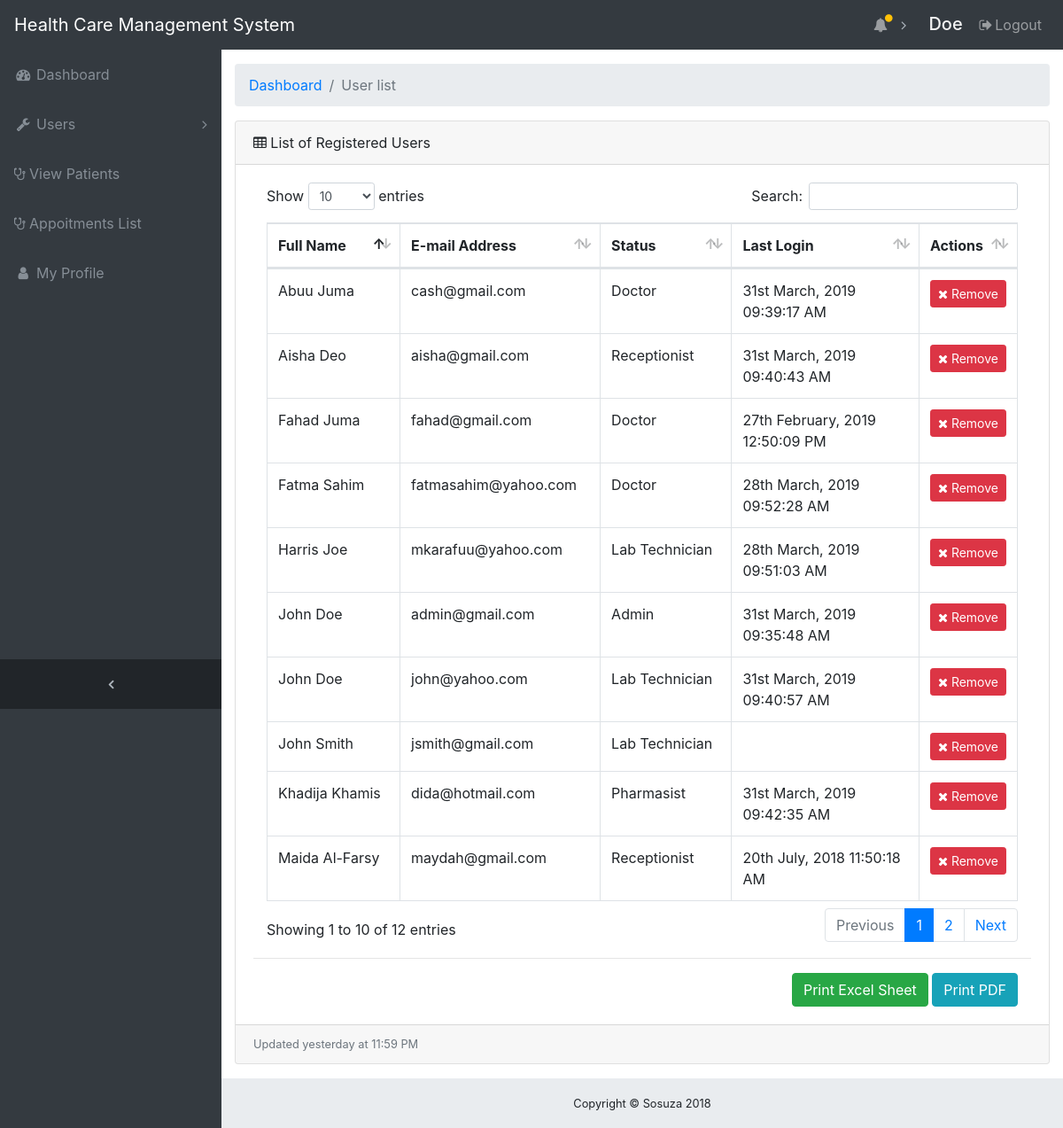
Screenshot of /admin/users_list.php (signed in) with the database file from the repository.
### tables this page shows
CREATE TABLE `users` (
  `user_id` int(11) NOT NULL,
  `fname` varchar(25) NOT NULL,
  `lname` varchar(100) NOT NULL,
  `phone` varchar(30) NOT NULL,
  `email` varchar(30) NOT NULL,
  `password` varchar(30) NOT NULL,
  `status` varchar(20) NOT NULL,
  `date_reg` timestamp(6) NOT NULL DEFAULT CURRENT_TIMESTAMP(6) ON UPDATE CURRENT_TIMESTAMP(6),
  `position` int(10) NOT NULL,
  `last_login` varchar(100) NOT NULL
);

### admin/users_list.php (the view)
<?php include 'header.php'; ?>
  <div class="content-wrapper">
    <div class="container-fluid">
      <ol class="breadcrumb">
        <li class="breadcrumb-item">
          <a href="index.php">Dashboard</a>
        </li>
        <li class="breadcrumb-item active">User list</li>
      </ol>
      <div class="card mb-3">
        <div class="card-header">
          <i class="fa fa-table"></i> List of Registered Users</div>
        <div class="card-body">
          <div class="table-responsive">
            <table class="table table-bordered" id="dataTable" width="100%" cellspacing="0">
              <thead>
                  <th>Full Name</th>
                  <th>E-mail Address</th>
                  <th>Status</th>
                  <th width="25%">Last Login</th>
                  <th width="12%">Actions</th>
                </thead>
              <tbody>
                <?php
                 $sql = mysqli_query($con, "SELECT * FROM users");
                while($data = mysqli_fetch_assoc($sql)){?>
                  <tr>
                      <td><?php echo $data['fname']." ".$data['lname']; ?></td>
                      <td><?php echo $data['email']; ?></td>
                      <td><?php echo $data['status']; ?></td>
                      <td><?php echo $data['last_login']; ?></td>
                      <td>
                      <a href="includes/manage_pat.php?act=del_user&id=<?php echo $data['user_id']; ?>" class="btn btn-danger btn-sm" title="Edit Patient Infomation">
                        <i class="fa fa-remove"></i> Remove
                      </a>
                    </td>
                  </tr>
               <?php } ?>
              </tbody>
            </table>
            <hr>
            <div align="right" style="padding-right: 15px">
              <a href="report.php?excel" class="btn btn-success">Print Excel Sheet</a>
              <a href="report.php?pdf" class="btn btn-info">Print PDF</a>
            </div>
          </div>
        </div>
        <div class="card-footer small text-muted">Updated yesterday at 11:59 PM</div>
      </div>
  </div>
</div>
<?php include 'footer.php'; ?>

### admin/css/sb-admin.css (style rules this page uses)
html { position: relative; min-height: 100%; }
body { overflow-x: hidden; }
body.sticky-footer { margin-bottom: 56px; }
body.sticky-footer .content-wrapper { min-height: calc(100vh - 56px - 56px); }
body.fixed-nav { padding-top: 56px; }
.content-wrapper { min-height: calc(100vh - 56px); padding-top: 1rem; }
.content-wrapper { overflow-x: hidden; background: white; }
@media (min-width: 992px) { .content-wrapper { margin-left: 250px; } }

### rows the page displays
users: fname "John", lname "Doe", email "admin@gmail.com", status "Admin", last_login "31st March, 2019 09:35:48 AM"
users: fname "Harris", lname "Joe", email "mkarafuu@yahoo.com", status "Lab Technician", last_login "28th March, 2019 09:51:03 AM"
users: fname "Khadija", lname "Khamis", email "dida@hotmail.com", status "Pharmasist", last_login "31st March, 2019 09:42:35 AM"
users: fname "Abuu", lname "Juma", email "cash@gmail.com", status "Doctor", last_login "31st March, 2019 09:39:17 AM"
users: fname "Fatma", lname "Sahim", email "fatmasahim@yahoo.com", status "Doctor", last_login "28th March, 2019 09:52:28 AM"
users: fname "Aisha", lname "Deo", email "aisha@gmail.com", status "Receptionist", last_login "31st March, 2019 09:40:43 AM"
users: fname "Maida", lname "Al-Farsy", email "maydah@gmail.com", status "Receptionist", last_login "20th July, 2018 11:50:18 AM"
users: fname "John", lname "Doe", email "john@yahoo.com", status "Lab Technician", last_login "31st March, 2019 09:40:57 AM"
users: fname "Fahad", lname "Juma", email "fahad@gmail.com", status "Doctor", last_login "27th February, 2019 12:50:09 PM"
users: fname "John", lname "Smith", email "jsmith@gmail.com", status "Lab Technician"

### other values shown
$_SESSION['username'] "Doe"
